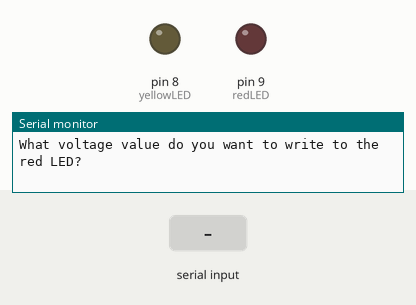
The sketch below on a simulated Arduino Uno, built with avr-gcc and run on an emulated ATmega328P. Shown: output pins drawn as LEDs (lit = HIGH), the last lines printed to the serial monitor. Dashed ring = blinking. The inputs (shaded band) are chosen by the test bench.

Above: at 0.8 s.
0.9 s: "90,45\n" received over Serial
At 1.07 s:
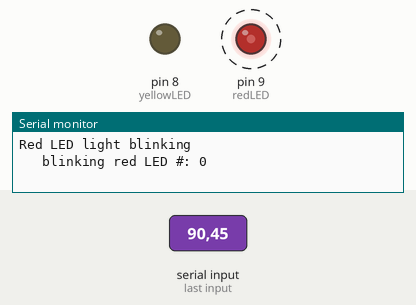
Timing chart, 0 to 7.7 s (numbered marks = the images above; inputs shaded):
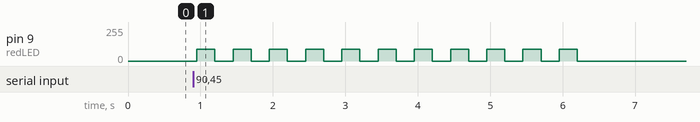

The sketch:

lesson8.ino
```cpp
/*
Created on Jan 13th 2018

@author: smercy

Replace for-loop with while-loop
removed Prompt for on and delay time to simplify the program

*/

int redLED=9; // assing pin number 9 the a redLED variable
int yellowLED=8; // assing pin number 8 the a yellowLED variable
int redOnTime = 250; //the number in milliseconds the red LED stay on
int redOffTime = 250; //the delay in milliseconds after red LED goes off
int yellowOnTime = 250; //the number in milliseconds the red LED stay on
int yelloOffTime = 250; //the delay in milliseconds after yellow LED goes off
int numRedBlink = 5; //number of times the red light blink.
int numYellowBlink = 5; //number of times the red light blink.
String redMsg = "Red LED light blinking";
String yellowMsg = "Yellow LED light blinking";
int redVoltage;
int yellowVoltage;

void setup() {
  // put your setup code here, to run once:
  Serial.begin(9600);
  pinMode(redLED, OUTPUT);
  pinMode(yellowLED, OUTPUT);

  //allow user to interact with the program

  //Red light input voltage
  Serial.println("What voltage value do you want to write to the red LED?"); //Prompt user for the number of time to blink the red light
  while(Serial.available() == 0){ } // wait for user in input , 0 means there is no data and 1 means there is data.
  redVoltage = Serial.parseInt(); // read user inout and assign to numRedBlink variable

  //Serial.println("How many miliseconds do you want the red LED to stay on?");
  //while(Serial.available()== 0){ }
  //redOnTime = Serial.parseInt();

  //Serial.println("How many miliseconds do you want to delay after the red LED goes off ");
  //while(Serial.available()== 0){ }
  //redOffTime = Serial.parseInt();


  //Yellow light block

  Serial.println("What voltage value do you want to write to the yellow LED?"); //Prompt user for the number of time to blink the yellow light
  while(Serial.available() == 0){ } // wait for user in input , 0 means there is no data and 1 means there is data.
  yellowVoltage = Serial.parseInt(); // read user inout and assign to numYellowBlink variable

  //Serial.println("How many miliseconds do you want the yellow LED to stay on?");
  //while(Serial.available()== 0){ }
  //yellowOnTime = Serial.parseInt();

  //Serial.println("How many miliseconds do you want to delay after the yellow LED goes off");
  //while(Serial.available()== 0){ }
  //yelloOffTime = Serial.parseInt();

}
 String redLedStatus = "   blinking red LED #: ";
 String yellowwLedStatus = "   blinking yellow LED #: ";
void loop() {
int j = 0;
Serial.println(redMsg);
  while (j <= 10) {
    Serial.println( redLedStatus +String(j));
    analogWrite(redLED, redVoltage);
    delay(redOnTime);
    digitalWrite(redLED, LOW);
    delay(redOffTime);
    j+=1;
  }

  Serial.println(" ");

  int i = 0;
  Serial.println(yellowMsg);
  while (i <= 20) {
  Serial.println(yellowwLedStatus + String(i));
  analogWrite(yellowLED, redVoltage);
  delay(yellowOnTime);
  digitalWrite(yellowLED, LOW);
  delay(yelloOffTime);
  i+=1;

  }

Serial.println(" ");


  // put your main code here, to run repeatedly:

}
```

Measured:
- after the input at 0.9 s, pin 9 (redLED): alternates 90/255 for 0.25 s and 0/255 for 0.25 s, 22 changes in all, then stays 0/255, starting after 0.05 s
